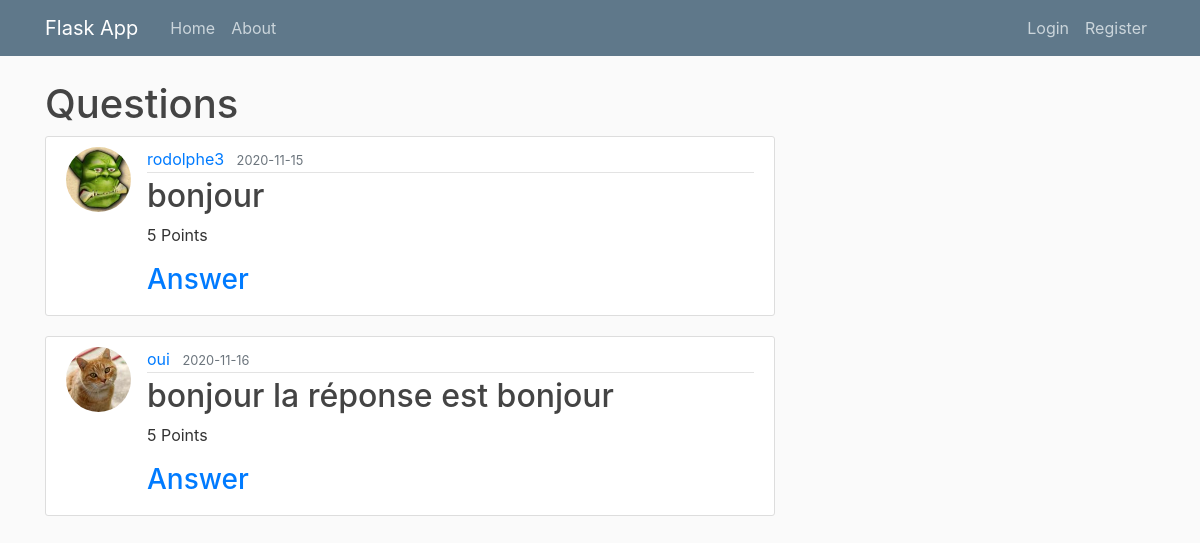
Before: / with the older database file.
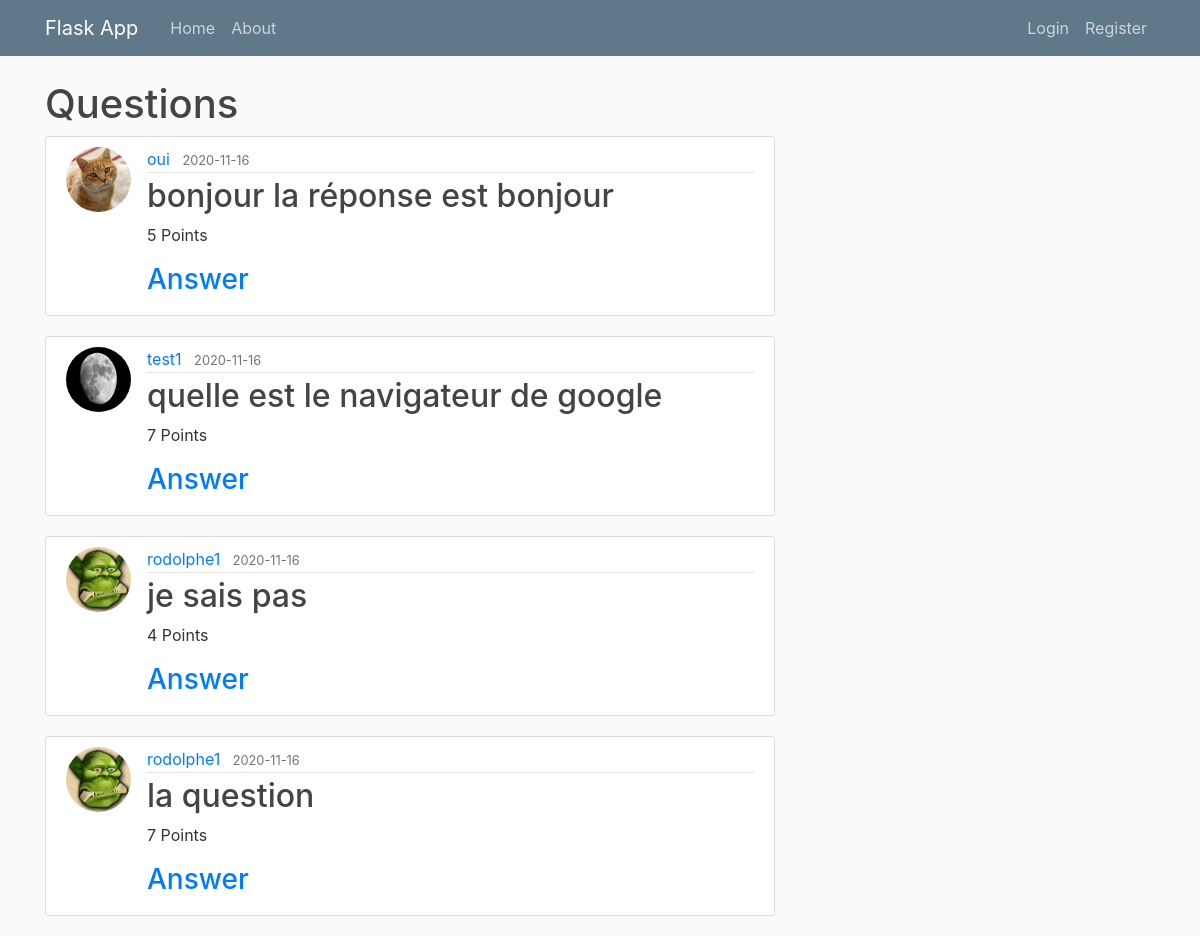
After: the same page with the newer database file.
### webapp/models.py (models this page shows, shortened)
class Questions(db.Model):									#Create a Table named 'post' (in lowercase) inheriting from db.Model
	id = db.Column(db.Integer, primary_key=True)
	content = db.Column(db.String(20), nullable=False)
	points = db.Column(db.Integer, nullable=False)
	response = db.Column(db.String(50), nullable=False)
	date_posted = db.Column(db.DateTime, nullable=False, default=datetime.utcnow)
	user_id = db.Column(db.Integer, db.ForeignKey('user.id'), nullable=False)

class User(db.Model, UserMixin):									#Create a Table named 'user' (in lowercase) inheriting from db.Model
	id = db.Column(db.Integer, primary_key=True)
	username = db.Column(db.String(20), unique=True, nullable=False)
	email = db.Column(db.String(120), unique=True, nullable=False)
	image_file = db.Column(db.String(20), nullable=False, default='default.jpg')
	password = db.Column(db.String(60), nullable=False)
	points = db.Column(db.Integer, nullable=False)
	questions = db.relationship('Questions', backref='author', lazy=True)					#Define the relationship with the post (to make a foreign key in Post table)

### webapp/routes.py (the view)
@app.route('/home')												#this two décorator create 2 routes to return the same html code
@app.route('/')													#flask class object ("app") decorator to change de function and generate HTML
def home():														#decorated function
	questions = Questions.query.all()
	return render_template('home.html', questions=questions)    #return home.html and give it a variable posts

### webapp/templates/home.html
{% extends "layout.html" %}
{% block content %}
	<h1>Questions</h1>
	{% for question in questions %}
		<article class="media content-section">
			<img class="rounded-circle article-img" src="{{ url_for('static', filename='profile_pics/' + question.author.image_file) }}">
		  <div class="media-body">
		    <div class="article-metadata">
		      <a class="mr-2" href="{{ url_for('user_profile', id=question.author.id) }}">{{ question.author.username }}</a>
		      <small class="text-muted">{{ question.date_posted.strftime('%Y-%m-%d') }}</small>
		    </div>
		    <h2><a class="article-title" href="#">{{ question.content }}</a></h2>
		    <p class="article-content">{{ question.points }} Points</p>
		    {% if question.author.id != current_user.id %}
		    <h3><a href="{{ url_for('answer_question', id=question.id) }}">Answer</a></h3>
		    {% else %}
		    <p>/!\ Vous ne pouvez pas répondre à votre propre question /!\</p>
		    {% endif %}
		  </div>
		</article>
	{% endfor %}
{% endblock %}

### webapp/templates/layout.html (shortened to what this page needs)
<!DOCTYPE html>
<html>
<head>
    <link rel="stylesheet" href="https://cdn.jsdelivr.net/npm/bootstrap@4.5.3/dist/css/bootstrap.min.css">
	<link rel="stylesheet" type="text/css" href="{{ url_for('static', filename='main.css')}}">
</head>
<body>
	<header class="site-header">
	  <nav class="navbar navbar-expand-md navbar-dark bg-steel fixed-top">
	    <div class="container">
	      <a class="navbar-brand mr-4" href="/">Flask App</a>
	      <div class="collapse navbar-collapse" id="navbarToggle">
	        <div class="navbar-nav mr-auto">
	          <a class="nav-item nav-link" href="{{ url_for('home')}}">Home</a>
	          <a class="nav-item nav-link" href="{{ url_for('about')}}">About</a>
	        </div>
	        <div class="navbar-nav">
	        	{% if current_user.is_authenticated %}
	        	<a class="nav-item nav-link" href="{{ url_for('new_question')}}">New Question</a>
	        	<a class="nav-item nav-link" href="{{ url_for('account')}}">Profile</a>
	        	<a class="nav-item nav-link" href="{{ url_for('logout')}}">Logout</a>
	        	{% else %}
	          		<a class="nav-item nav-link" href="{{ url_for('login')}}">Login</a>
	          		<a class="nav-item nav-link" href="{{ url_for('register')}}">Register</a>
	          	{% endif %}
	        </div>
	      </div>
	    </div>
	  </nav>
	</header>
	<main role="main" class="container">
	  <div class="row">
	    <div class="col-md-8">
	    	{% block content %}{% endblock %}
	    </div>
	  </div>
	</main>
</body>
</html>

### webapp/static/main.css (style rules this page uses)
body { background: #fafafa; color: #333333; margin-top: 5rem; }
h1, h2, h3, h4, h5, h6 { color: #444444; }
.bg-steel { background-color: #5f788a; }
.site-header .navbar-nav .nav-link { color: #cbd5db; }
.content-section { background: #ffffff; padding: 10px 20px; border: 1px solid #dddddd; border-radius: 3px; margin-bottom: 20px; }
.article-title { color: #444444; }
.article-content { white-space: pre-line; }
.article-img { height: 65px; width: 65px; margin-right: 16px; }
.article-metadata { padding-bottom: 1px; margin-bottom: 4px; border-bottom: 1px solid #e3e3e3 }

Changed rows visible on the page:
removed Questions: image_file (placeholder picture), author.username "rodolphe3", date_posted "2020-11-15", content "bonjour", points "5"
added Questions: image_file (picture), author.username "test1", date_posted "2020-11-16", content "quelle est le navigateur de google", points "7"
added Questions: image_file (placeholder picture), author.username "rodolphe1", date_posted "2020-11-16", content "je sais pas", points "4"
added Questions: image_file (placeholder picture), author.username "rodolphe1", date_posted "2020-11-16", content "la question", points "7"
